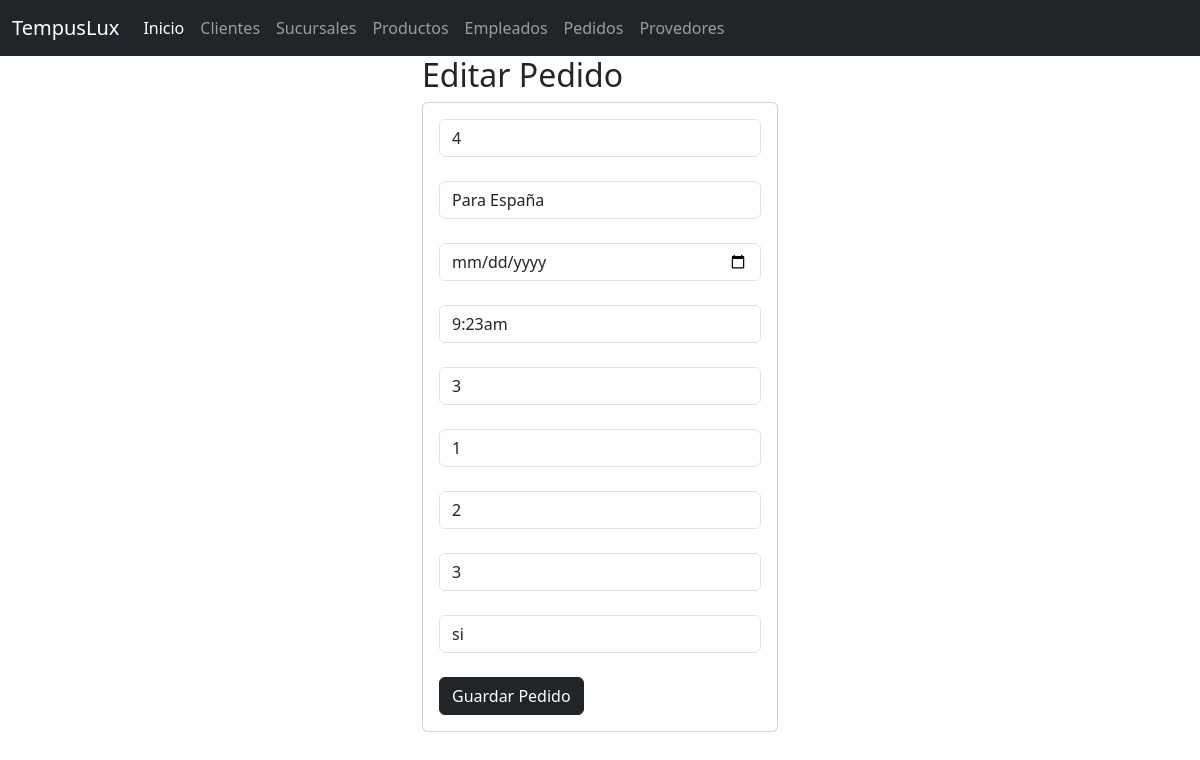
Screenshot of /seleccionarPedido/4/ with the database file from the repository.
### Pedidos_app/models.py (models this page shows, shortened)
class Pedidos(models.Model):
    id_pedido=models.CharField(primary_key=True,max_length=11)
    nombre=models.CharField(max_length=45)
    fecha = models.DateField(null=True, blank=True)
    hora=models.CharField(max_length=30)
    id_producto=models.CharField(max_length=11)
    id_cliente=models.CharField(max_length=11)
    cantidad=models.PositiveIntegerField()
    id_trabajador=models.CharField(max_length=11)
    registro=models.CharField(max_length=45)

### Pedidos_app/views.py (the view)
# urls.py: path('seleccionarPedido/<id_pedido>/', views.seleccionarPedidos, name="seleccionarPedidos"),
def seleccionarPedidos(request, id_pedido):
    try:
        pedido = Pedidos.objects.get(id_pedido=id_pedido)
    except Pedidos.DoesNotExist:
        return redirect("pedidos")  # En caso de que no exista el pedido
    return render(request, "editarPedidos.html", {"mispedidos": pedido})

### Pedidos_app/templates/editarPedidos.html (shortened to what this page needs)
{% extends "base.html" %}
{% block cuerpo %}
<div class="row">
    <div class="col-md-4 offset-md-4">
        <h2>Editar Pedido</h2>
        <div class="card">
            <div class="card-body">
                <form action="/editarPedido/" method="POST">
                    <div class="form-group">
                        <input type="text" id="txtcodigo" name="txtcodigo" minlength="1" maxlength="11"
                            value="{{ mispedidos.id_pedido }}" class="form-control" readonly required><br>
                    </div>
                    <div class="form-group">
                        <input type="text" id="txtnombre" name="txtnombre" value="{{ mispedidos.nombre }}"
                            maxlength="45" class="form-control" required><br>
                    </div>
                    <div class="form-group">
                        <input type="date" id="txtfecha" name="txtfecha" value="{{ mispedidos.fecha }}"
                            maxlength="30" class="form-control" required><br>
                    </div>
                    <div class="form-group">
                        <input type="text" id="txthora" name="txthora" value="{{ mispedidos.hora }}"
                            maxlength="30" class="form-control" required><br>
                    </div>
                    <div class="form-group">
                        <input type="text" id="txtid_producto" name="txtid_producto" value="{{ mispedidos.id_producto }}"
                            maxlength="11" class="form-control" required><br>
                    </div>
                    <div class="form-group">
                        <input type="text" id="txtid_cliente" name="txtid_cliente" value="{{ mispedidos.id_cliente }}"
                            maxlength="11" class="form-control" required><br>
                    </div>
                    <div class="form-group">
                        <input type="number" id="txtcantidad" name="txtcantidad" value="{{ mispedidos.cantidad }}"
                            class="form-control" required><br>
                    </div>
                    <div class="form-group">
                        <input type="text" id="txtid_trabajador" name="txtid_trabajador" value="{{ mispedidos.id_trabajador }}"
                            maxlength="11" class="form-control" required><br>
                    </div>
                    <div class="form-group">
                        <input type="text" id="txtregistro" name="txtregistro" value="{{ mispedidos.registro }}"
                            maxlength="45" class="form-control" required><br>
                    </div>
                    <div class="form-group">
                        <button type="submit" class="btn btn-dark">Guardar Pedido</button>
                    </div>
                </form>
            </div>
        </div>
    </div>
</div>
{% endblock cuerpo %}

### rows the page displays
Pedidos: txtcodigo "4", txtnombre "Para España", txthora "9:23am", txtid_producto "3", txtid_cliente "1", txtcantidad "2", txtid_trabajador "3", txtregistro "si"
